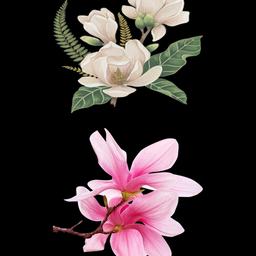
#> input picture features/depth_of_field/depth_of_field/testimg2.png, 256 x 256 px, shrunk from 600 x 600 before the run
$ python start.py depth_of_field/testimg2.png   (older library calls are emulated)
#> lines starting #> are read from the running program, lines starting #| are printed output that depends on the picture
### features/depth_of_field/depth_of_field/DepthOfField.py
import depth_of_field.blur  as bl
import depth_of_field.depth as de
import depth_of_field.blur_factor as blur_factor
import matplotlib.pyplot as plt
import sys
import os
import time
#import blur_factor as blf
from sys import argv
from scipy import misc

'''
get the picture path and use functions to work
the statements in the code is the function to complete
'''

def DepthOfField(i_path):

	start = time.clock()#timing the program

	img = misc.imread(i_path[1])
#> img is the input picture: shape (256, 256, 3); mean R, G, B 59, 48.4, 49.3
	dimg = de.depth(img)
	fimg = blur_factor.blur_factor(dimg)
	'''
	dimg is image with depth axis
	fimg is image with blur factor axis
	'''
	# image_depth = de.depth(i_path[1],300)
	# img = misc.imread(i_path[1])
        # factor = blf.blur_factor()
	after = bl.blur(img,fimg)
        # after = bl.blur(img,image_depth,factor)
	plt.imshow(after)
	plt.show()
	# show the picture after process
	elapsed = (time.clock() - start)
	print("Time used:",elapsed,)

# [2 lines that do not run on import are left out]

### features/depth_of_field/depth_of_field/depth.py
from scipy import misc
import numpy as np

'''depth

Receive an image and add a new depth axis to it. Axis is another expression of demension(in numpy).

args:
	img: numpy.ndarray type. The input image.

return:
	dimg: numpy.ndarray type. The input image with a new depth axis(totally 4 axis).

'''

def cal_depth(row,col,central,maximum_dep):
	distance = (pow(row - central[0],2)+pow(col - central[1],2))
	maximum_distance = pow(central[0],2)+pow(central[1],2)
	return distance/maximum_distance*maximum_dep

def depth(img):
	dimg = img.copy()
	dimg = dimg[:, :, :, np.newaxis]
	'''
	add depth dimension
	'''
	rows, cols, a = img.shape
#> rows = 256; cols = 256; a = 3
	central = [rows/2,cols/2]
#> central = [128, 128]
	for row_tag in range(rows):
		for col_tag in range(cols):
			dimg[row_tag,col_tag,0] = cal_depth(row_tag,col_tag,central,1)*200
			#ndarray can store 256 maximum in a axis

	'''
	calculate depth according to the distance between pix and the centralself.
	maximum 200
	'''
	print("Calculate depth data successful.")
	return dimg

### features/depth_of_field/depth_of_field/blur.py
import matplotlib.pyplot as plt
from scipy import misc
from scipy import ndimage
from numpy import *

"""
blur the part of image that is out of DOF range
"""

# img : the numpy array of picture
# dimg：the picture array with depth
# L1 : front depth of field   L2 : back depth of field
# sigma : the degree of blurring of image

def blur(img,dimg,sigma=5,L1 = 1,L2 = 10):
	# [5 lines of commented-out code are left out]
	rows,cols,a=img.shape
	# [4 lines of commented-out code are left out]

	blured = []
	for i in range(6):
		blured.append(zeros(img.shape))
	for i in range(6):
		for j in range(3):
			blured[i][:,:,j] = ndimage.gaussian_filter(img[:,:,j],i)
		print("Gaussian filter sigma",i)
	for k in range(rows):
		for j in range(cols):
			factor = int((dimg[k,j,0]/200)*6)
			if factor <= 5:
				img[k,j] = blured[factor][k,j]
			else:
				img[k,j] = blured[5][k,j]
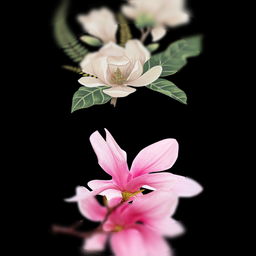
#> img: shape (256, 256, 3); mean R, G, B 58.8, 48.2, 49.1

	# [11 lines of commented-out code are left out]
	print("Blur successful.")
	return img

### features/depth_of_field/depth_of_field/blur_factor.py
from numpy import *

'''blur_factor

Deal with the depth axis from dimg, output image with blur_factor axis

args:
    dimg: numpy.ndarray type. Image with a depth axis.

return:
    fimg: numpy.ndarray type. Image with a blur_factor axis(total 4 axis).
    Blur_factor decide how much a pix will be blur.

'''
def blur_factor(dimg):
    fimg = dimg.copy()
    # [5 lines of commented-out code are left out]
    '''
    replace dimg's depth axis with blur factor axis
    '''
    print("Blur factor calculate successful.")
    return fimg

### features/depth_of_field/start.py
import depth_of_field.DepthOfField as dof
import sys
import os
from sys import argv

# the entry of the project
def start(i_path):
	if len(i_path)!= 2:
		print("Wrong number of parameters!")
	elif (os.path.exists(i_path[1]) and os.path.isfile(i_path[1])) == False:
		print("Wrong path of parameters!")
		# check whether the path of the picture is right
	else:
		dof.DepthOfField(i_path)
# use the package to process the picture

if __name__ == '__main__':
	start(sys.argv)
